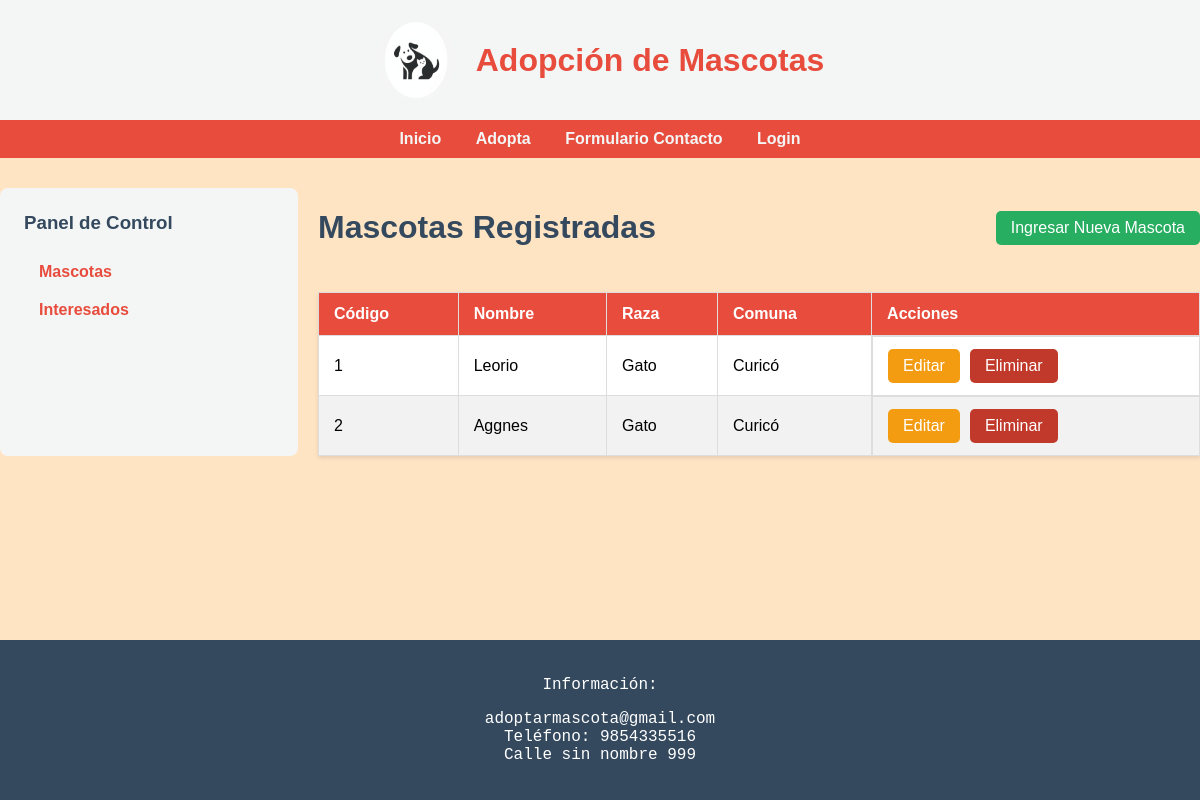
/dashboard/mascotas/ (signed in), run on an earlier commit of the app's database.
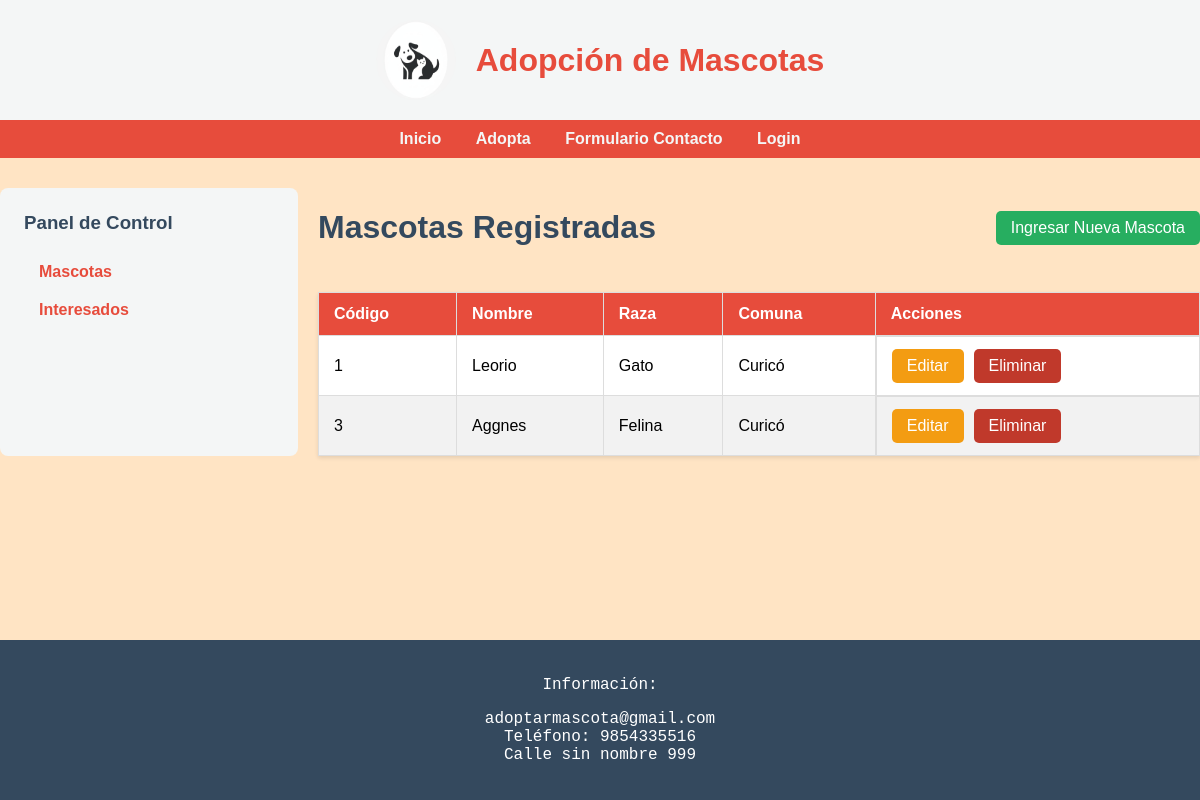
And on a later commit of the database.
### adopta/models.py (models this page shows, shortened)
class Mascota(models.Model):
    codigo = models.AutoField(primary_key=True)
    nombre = models.CharField(max_length=100)
    raza = models.CharField(max_length=100)
    peso = models.DecimalField(max_digits=5, decimal_places=2, help_text="Peso en kg")
    estatura = models.DecimalField(max_digits=5, decimal_places=2, help_text="Estatura en cm")
    descripcion = models.TextField()
    region = models.CharField(max_length=100)
    comuna = models.CharField(max_length=100)

### adopta/views.py (the view)
# urls.py: path('dashboard/mascotas/', views.mascotas_list_view, name='mascotas_list'),
@login_required
def mascotas_list_view(request):
    mascotas = Mascota.objects.all()
    return render(request, 'adopta/dashboard/mascotas_list.html', {'mascotas': mascotas})

### templates/adopta/dashboard/mascotas_list.html (shortened to what this page needs)
{% extends 'adopta/dashboard/dashboard_base.html' %}
{% block dashboard_content %}
    <div class="header-table">
        <h1>Mascotas Registradas</h1>
        <a href="{% url 'mascotas_create' %}" class="btn-primary">Ingresar Nueva Mascota</a>
    </div>
    <table class="dashboard-table">
        <thead>
            <tr>
                <th>Código</th>
                <th>Nombre</th>
                <th>Raza</th>
                <th>Comuna</th>
                <th>Acciones</th>
            </tr>
        </thead>
        <tbody>
            {% for mascota in mascotas %}
            <tr>
                <td>{{ mascota.codigo }}</td>
                <td>{{ mascota.nombre }}</td>
                <td>{{ mascota.raza }}</td>
                <td>{{ mascota.comuna }}</td>
                <td class="acciones">
                    <a href="{% url 'mascotas_update' mascota.pk %}" class="btn-secondary">Editar</a>
                    <a href="{% url 'mascotas_delete' mascota.pk %}" class="btn-danger">Eliminar</a>
                </td>
            </tr>
            {% endfor %}
        </tbody>
    </table>
{% endblock %}

What changed in the data, as far as the page shows it:
removed Mascota: codigo "2", nombre "Aggnes", raza "Gato", comuna "Curicó"
added Mascota: codigo "3", nombre "Aggnes", raza "Felina", comuna "Curicó"
